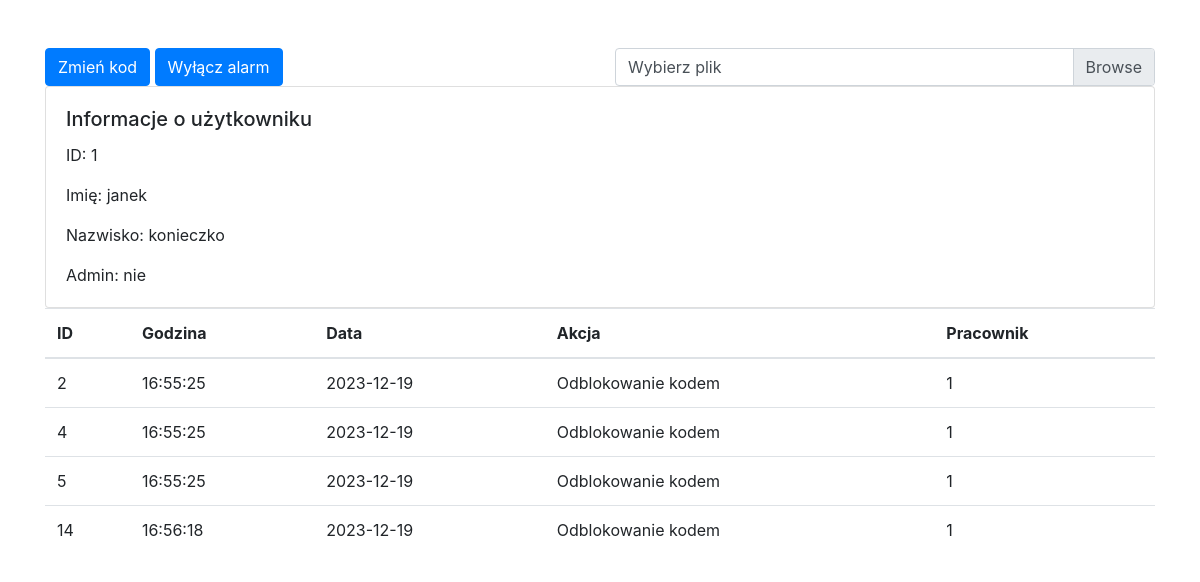
Page /info_page (signed in) on the committed database.
### tables this page shows
CREATE TABLE pracownicy (
                id INTEGER PRIMARY KEY AUTOINCREMENT,
                name TEXT,
                surname TEXT,
                admin TEXT CHECK (admin IN ('tak', 'nie')),
                password TEXT
            );

CREATE TABLE zapisy (
                id INTEGER PRIMARY KEY AUTOINCREMENT,
                data TEXT,
                godzina TEXT,
                akcja TEXT,
                pracownik INTEGER       
            );

### server.py (the view)
@app.route('/info_page')
def info_page():
    logged_ID = session["logged_ID"]
    info = get_info_by_id(logged_ID)
    name = info[1]
    surname = info[2]
    admin = info[3]
    retrieveDate(admin, logged_ID)
    return render_template('info.html', data=data_from_database, alarm_bool=globalState.isAlarmArmed, logged_ID=logged_ID, name=name, surname=surname, admin=admin)

### server.py (called while the page is built)
def retrieveDate(admin, id):
    conn = sqlite3.connect('based_baza_danych.db')
    cursor = conn.cursor()
    try:
        if admin == "nie":
            cursor.execute('SELECT * FROM zapisy WHERE pracownik = ?', (id,))
        else:
            cursor.execute('SELECT * FROM zapisy')
        rows = cursor.fetchall()
        data_from_database.clear()
        data = []
        for row in rows:
            data = [row[0], row[1], row[2], row[3], row[4]]
            data_from_database.append(data)
    except Exception as e:
        print(f"Wystąpił błąd: {e}")
    finally:
        conn.close()

def get_info_by_id(employee_id):
    conn = sqlite3.connect('based_baza_danych.db')
    cursor = conn.cursor()
    cursor.execute(
        'SELECT * FROM pracownicy WHERE id = ?', (employee_id,))
    result = cursor.fetchone()
    if result:
        return result
    else:
        print(f"Brak pracownika o ID {employee_id}")
    conn.close()
    return ""

### templates/info.html (shortened to what this page needs)
<!DOCTYPE html>
<html lang="en">
<head>
    <link rel="stylesheet" href="https://stackpath.bootstrapcdn.com/bootstrap/4.3.1/css/bootstrap.min.css">
</head>
<body>
    <div class="container mt-5">
        <div class="row">
            <div class="col-md-6">
                <button type="button" class="btn btn-primary" onclick="showChangeCodeModal()">Zmień kod</button>
                <button type="button" class="btn btn-primary" onclick="toggleAlarm()">
                {{ 'Wyłącz' if alarm_bool else 'Włącz' }} alarm
                </button>
            </div>
            <div class="col-md-6">
                <div class="custom-file">
                    <label class="custom-file-label" for="musicFileInput">Wybierz plik</label>
                </div>
            </div>
        </div>
        <div class="card">
            <div class="card-body">
                <h5 class="card-title">Informacje o użytkowniku</h5>
                <p class="card-text">ID: {{ logged_ID }}</p>
                <p class="card-text">Imię: {{ name }}</p>
                <p class="card-text">Nazwisko: {{ surname }}</p>
                <p class="card-text">Admin: {{ admin }}</p>
            </div>
        </div>
        <table class="table">
            <thead>
                <tr>
                    <th>ID</th>
                    <th>Godzina</th>
                    <th>Data</th>
                    <th>Akcja</th>
                    <th>Pracownik</th>
                </tr>
            </thead>
            <tbody>
                {% for row in data %}
                    <tr>
                        <td>{{ row[0] }}</td>
                        <td>{{ row[2] }}</td>
                        <td>{{ row[1] }}</td>
                        <td>{{ row[3] }}</td>
                        <td>{{ row[4] }}</td>
                    </tr>
                {% endfor %}
            </tbody>
        </table>
    </div>
</body>
</html>

### rows in the picture
pracownicy: name "janek", surname "konieczko", admin "nie"
zapisy: id "2", godzina "16:55:25", data "2023-12-19", akcja "Odblokowanie kodem", pracownik "1"
zapisy: id "4", godzina "16:55:25", data "2023-12-19", akcja "Odblokowanie kodem", pracownik "1"
zapisy: id "5", godzina "16:55:25", data "2023-12-19", akcja "Odblokowanie kodem", pracownik "1"
zapisy: id "14", godzina "16:56:18", data "2023-12-19", akcja "Odblokowanie kodem", pracownik "1"

### other values in the picture
{{ 'Wyłącz' if alarm_bool else 'Włącz' }} "Wyłącz"
{{ logged_ID }} "1"
